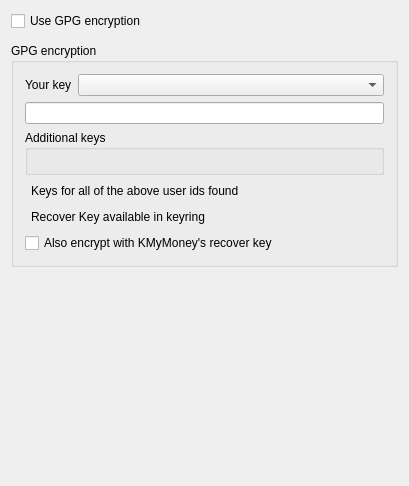
<?xml version="1.0" encoding="UTF-8"?>
<ui version="4.0">
 <class>XMLStorageSettings</class>
 <widget class="QWidget" name="XMLStorageSettings">
  <property name="geometry">
   <rect>
    <x>0</x>
    <y>0</y>
    <width>409</width>
    <height>486</height>
   </rect>
  </property>
  <property name="windowTitle">
   <string>GPG encryption settings</string>
  </property>
  <property name="whatsThis">
   <string>This page allows you to set the parameters for encrypted file storage of your &lt;b&gt;KMyMoney&lt;/b&gt; data based on &lt;b&gt;GPG&lt;/b&gt;.&lt;p&gt;
Access to the settings is disabled if &lt;b&gt;GPG&lt;/b&gt; could not be detected on your system. In this case, please make sure that &lt;b&gt;GPG&lt;/b&gt; is working properly for the current user.&lt;p&gt;
The &lt;i&gt;additional recovery encryption&lt;/i&gt; is only accessible, if the necessary key for &lt;b&gt;kmymoney-recover@users.sourceforge.net&lt;/b&gt; with id 0x8AFDDC8E is found in your keyring.</string>
  </property>
  <layout class="QVBoxLayout" name="verticalLayout_2">
   <item>
    <widget class="QCheckBox" name="kcfg_WriteDataEncrypted">
     <property name="text">
      <string>Use GPG encryption</string>
     </property>
    </widget>
   </item>
   <item>
    <widget class="KMessageWidget" name="m_messageWidget"/>
   </item>
   <item>
    <widget class="QGroupBox" name="m_idGroup">
     <property name="title">
      <string>GPG encryption</string>
     </property>
     <layout class="QVBoxLayout" name="verticalLayout">
      <item>
       <layout class="QHBoxLayout">
        <item>
         <widget class="QLabel" name="textLabel1_2">
          <property name="text">
           <string>Your key</string>
          </property>
          <property name="wordWrap">
           <bool>false</bool>
          </property>
         </widget>
        </item>
        <item>
         <widget class="KComboBox" name="m_masterKeyCombo">
          <property name="sizePolicy">
           <sizepolicy hsizetype="Minimum" vsizetype="Fixed">
            <horstretch>1</horstretch>
            <verstretch>0</verstretch>
           </sizepolicy>
          </property>
          <property name="whatsThis">
           <string>This combo box lists all the secret keys you have in your keyring. Select the one you want to use for encryption when saving to a file.</string>
          </property>
         </widget>
        </item>
       </layout>
      </item>
      <item>
       <widget class="KLineEdit" name="kcfg_GpgRecipient"/>
      </item>
      <item>
       <widget class="QGroupBox" name="groupBox">
        <property name="title">
         <string>Additional keys</string>
        </property>
        <layout class="QVBoxLayout" name="verticalLayout_3">
         <item>
          <widget class="KEditListWidget" name="kcfg_GpgRecipientList">
           <property name="whatsThis">
            <string>Enter the id of the key you want to use for data encryption. This can either be an e-mail address or the hexadecimal key id. In case of the key id do not forget the leading 0x.</string>
           </property>
           <property name="buttons">
            <set>KEditListWidget::Add|KEditListWidget::Remove</set>
           </property>
           <property name="title" stdset="0">
            <string>Additional keys</string>
           </property>
          </widget>
         </item>
        </layout>
       </widget>
      </item>
      <item>
       <layout class="QHBoxLayout">
        <item>
         <widget class="KLed" name="m_userKeysFound">
          <property name="whatsThis">
           <string>This symbol denotes, if the key for the given user id has been found in your keyring. It is green when found, dark otherwise.</string>
          </property>
          <property name="shape">
           <enum>KLed::Circular</enum>
          </property>
          <property name="look">
           <enum>KLed::Sunken</enum>
          </property>
         </widget>
        </item>
        <item>
         <widget class="QLabel" name="textLabel1">
          <property name="text">
           <string>Keys for all of the above user ids found</string>
          </property>
          <property name="wordWrap">
           <bool>false</bool>
          </property>
         </widget>
        </item>
        <item>
         <spacer name="spacer3">
          <property name="orientation">
           <enum>Qt::Horizontal</enum>
          </property>
          <property name="sizeType">
           <enum>QSizePolicy::Expanding</enum>
          </property>
          <property name="sizeHint" stdset="0">
           <size>
            <width>50</width>
            <height>20</height>
           </size>
          </property>
         </spacer>
        </item>
       </layout>
      </item>
      <item>
       <layout class="QHBoxLayout">
        <item>
         <widget class="KLed" name="m_recoverKeyFound">
          <property name="whatsThis">
           <string>This symbol denotes, if the KMyMoney recovery key has been found in your keyring. It is green when found, dark otherwise.</string>
          </property>
          <property name="shape">
           <enum>KLed::Circular</enum>
          </property>
          <property name="look">
           <enum>KLed::Sunken</enum>
          </property>
         </widget>
        </item>
        <item>
         <widget class="QLabel" name="textLabel2">
          <property name="text">
           <string>Recover Key available in keyring</string>
          </property>
          <property name="wordWrap">
           <bool>false</bool>
          </property>
         </widget>
        </item>
        <item>
         <spacer name="spacer6">
          <property name="orientation">
           <enum>Qt::Horizontal</enum>
          </property>
          <property name="sizeType">
           <enum>QSizePolicy::Expanding</enum>
          </property>
          <property name="sizeHint" stdset="0">
           <size>
            <width>16</width>
            <height>20</height>
           </size>
          </property>
         </spacer>
        </item>
       </layout>
      </item>
      <item>
       <widget class="QCheckBox" name="kcfg_EncryptRecover">
        <property name="whatsThis">
         <string>You can specify to encrypt the data also with the KMyMoney recover key. Only the core KMyMoney developers are in possession of the respective private key required to read back such encrypted data.&lt;p&gt;

This mechanism is provided for the case that you have lost your key and cannot access your data anymore. With this option activated, the KMyMoney developers can decrypt the data and supply you with it in a readable form. Please be prepared, that you have to answer a few detailed questions about the contents of your data before we will send it out.</string>
        </property>
        <property name="text">
         <string>Also encrypt with KMyMoney's recover key</string>
        </property>
       </widget>
      </item>
     </layout>
    </widget>
   </item>
   <item>
    <spacer name="spacer5">
     <property name="orientation">
      <enum>Qt::Vertical</enum>
     </property>
     <property name="sizeType">
      <enum>QSizePolicy::Expanding</enum>
     </property>
     <property name="sizeHint" stdset="0">
      <size>
       <width>21</width>
       <height>30</height>
      </size>
     </property>
    </spacer>
   </item>
  </layout>
 </widget>
 <layoutdefault spacing="6" margin="11"/>
 <customwidgets>
  <customwidget>
   <class>KComboBox</class>
   <extends>QComboBox</extends>
   <header>kcombobox.h</header>
  </customwidget>
  <customwidget>
   <class>KLineEdit</class>
   <extends>QLineEdit</extends>
   <header>klineedit.h</header>
  </customwidget>
  <customwidget>
   <class>KEditListWidget</class>
   <extends>QWidget</extends>
   <header>keditlistwidget.h</header>
  </customwidget>
  <customwidget>
   <class>KLed</class>
   <extends>QWidget</extends>
   <header>kled.h</header>
  </customwidget>
  <customwidget>
   <class>KMessageWidget</class>
   <extends>QFrame</extends>
   <header>kmessagewidget.h</header>
  </customwidget>
 </customwidgets>
 <resources/>
 <connections/>
</ui>
